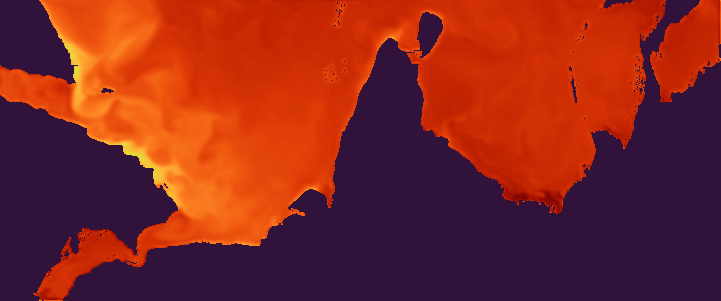
#> input picture backend/cache/benthic.png, 721 x 301 px, given in place of 2026-06-01_ssh.png, which was not available
$ python test_image.py
#> lines starting #> are read from the running program, lines starting #| are printed output that depends on the picture; pictures that were not available may be replaced by others from this repository, and a replacement may not be noted
import numpy as np
from PIL import Image

for file in ["2026-06-01_ssh.png", "2026-06-01_sst.png", "2026-06-01_currents.png", "2026-06-01_tchp.png"]:
    img = Image.open(f"backend/cache/{file}")
#> img is the input picture: PIL image 721x301 RGBA; mean R, G, B, A 130.9, 38.9, 34, 255
    data = np.array(img)

    # Calculate intensity
    intensity = (data[:,:,0]/255.0 + data[:,:,1]/255.0 + data[:,:,2]/255.0) / 3.0
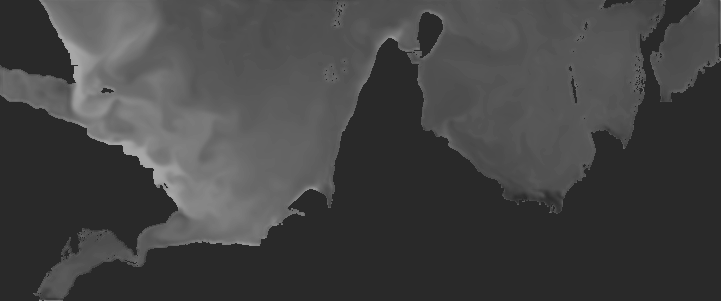
#> intensity: shape (301, 721) float64; min 0.163, max 0.656, mean 0.266

    # Count pixels where alpha is > 0 and intensity > 0.5
    high_intensity_pixels = np.sum((data[:,:,3] > 0) & (intensity > 0.5))
#> high_intensity_pixels = 7009
    total_valid_pixels = np.sum(data[:,:,3] > 0)
#> total_valid_pixels = 217021

    print(f"{file}: {high_intensity_pixels} high intensity pixels out of {total_valid_pixels} valid pixels")
#| 2026-06-01_ssh.png: 7009 high intensity pixels out of 217021 valid pixels
#> pass 2 of the loop `for file in ["2026-06-01_ssh.png", "2026-06-01_sst.png", "2026-06-01_c..`:
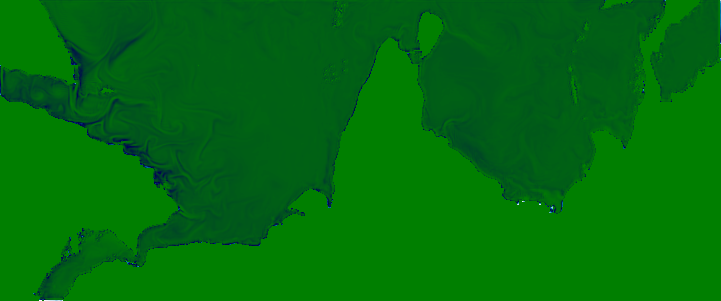
#> input picture backend/cache/fishery.png, 721 x 301 px, given in place of 2026-06-01_sst.png, which was not available
#> img is the input picture: PIL image 721x301 RGBA; mean R, G, B, A 0, 109.6, 11.8, 255
#> `intensity = (data[:,:,0]/255.0 + data[:,:,1]/255.0 + data[:,:,2]/255.0..`:
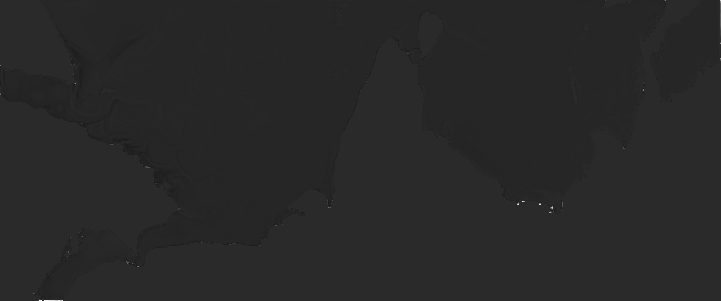
#> intensity: shape (301, 721) float64; min 0.111, max 1, mean 0.159
#> high_intensity_pixels = 42
#| 2026-06-01_sst.png: 42 high intensity pixels out of 217021 valid pixels
#> (the run stopped early here; a loop or call above may not have finished)
